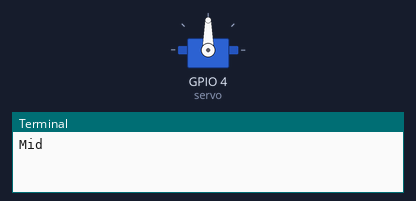
The program below on a simulated Raspberry Pi (BCM pin numbers). Shown: servo, the last lines printed to the terminal. Servo angles are drawn from the pulse width (0.5 ms = 0°, 2.5 ms = 180°).

Above: at 0.05 s.
At 1.5 s:
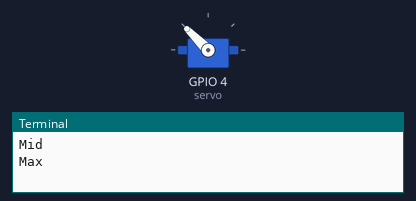
At 3.0 s:
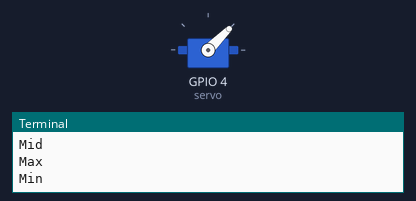
Timing chart, 0 to 6.9 s (numbered marks = the images above):
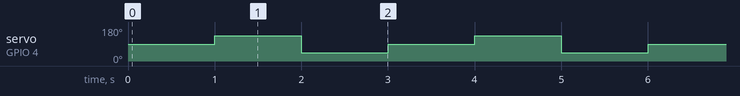

Measured:
- by itself, servo on GPIO 4 (servo): repeats every 3.0 s: 45° 1.0 s, 90° 1.0 s, 135° 1.0 s

The program:

6-_Servo_Motor_-_Raspberry_Pi.py
```python
'''
IoT Bootcamp
Trainer: Eng. Meqdad A. Darwish
Phase 2 - Part 3: Working with Sensors and Actuators on Raspberry Pi
Code Sample: Interfacing Servo Motor with Raspberry Pi
'''
from gpiozero import Servo
from time import sleep

servo = Servo(4)  # GPIO4

while True:
    servo.mid()
    print("Mid")
    sleep(1)
    servo.max()
    print("Max")
    sleep(1)
    servo.min()
    print("Min")
    sleep(1)
```
